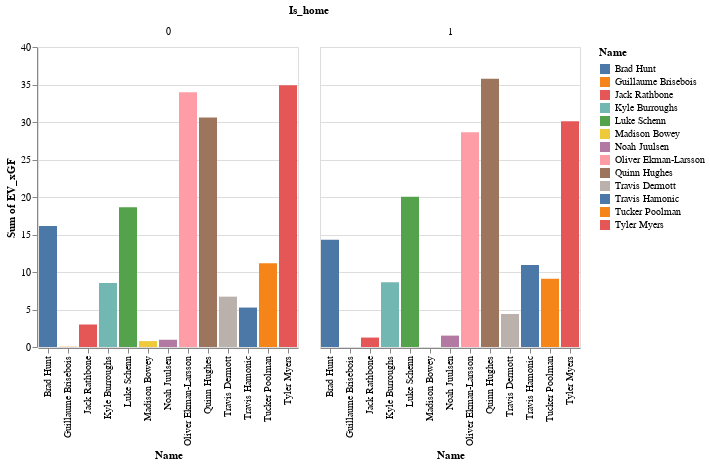

Source (notebook cell):
### Code cell
van_d_home_vs_away = alt.Chart(filtered_game_stat).mark_bar().encode(
    x = 'Name',
    y = ('sum(EV_xGF)'),
    color = 'Name',
    tooltip = 'Name'
).facet('Is_home')

van_d_home_vs_away

### Figure 1 — Vega-Lite specification as saved in the notebook (floating-point values rounded to 4 significant figures; data arrays with more than 128 entries replaced by an {"elided": "..."} marker saying what was removed)
{"$schema": "https://vega.github.io/schema/vega-lite/v4.17.0.json", "config": {"view": {"continuousHeight": 300, "continuousWidth": 400}}, "data": {"name": "data-670e636abb57f958d03bc62c61fe1d01"}, "datasets": {"data-670e636abb57f958d03bc62c61fe1d01": {"elided": "496 records"}}, "facet": {"field": "Is_home", "type": "quantitative"}, "spec": {"encoding": {"color": {"field": "Name", "type": "nominal"}, "tooltip": {"field": "Name", "type": "nominal"}, "x": {"field": "Name", "type": "nominal"}, "y": {"aggregate": "sum", "field": "EV_xGF", "type": "quantitative"}}, "mark": "bar"}}
